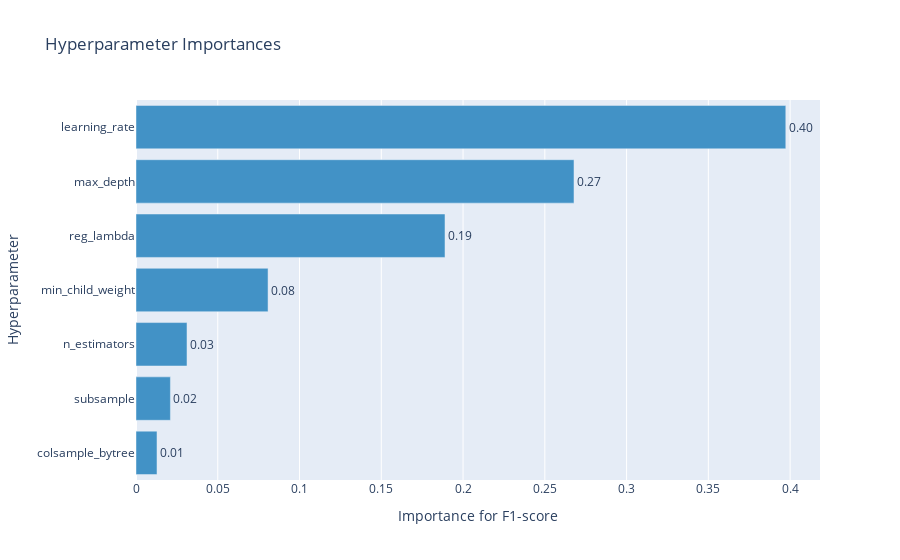

The code cell stored with this chart in its notebook:
### Markdown cell above
O segundo gráfico que traçaremos é um gráfico de barras que representa a importância dos hiperparâmetros de hiperparâmetros cujas combinações foram tentadas durante o processo de otinização. Isso pode nos ajudar a entender quais hiperparâmetros estão contribuindo mais para minimizar/maximizar o valor objetivo.

### Code cell
params_optuna =['learning_rate', 'reg_lambda', 'min_child_weight','max_depth', 
                'colsample_bytree', 'n_estimators', 'subsample']
                
plot_param_importances(study_xgb, params=params_optuna, target_name='F1-score')

### Figure 1 — Plotly figure (JSON) as saved in the notebook; plotly's stock layout.template omitted (floating-point values rounded to 4 significant figures)
{"data": [{"cliponaxis": false, "hovertemplate": ["colsample_bytree (FloatDistribution): 0.012850420144235371<extra></extra>", "subsample (FloatDistribution): 0.02104684702614693<extra></extra>", "n_estimators (IntDistribution): 0.0311940833914762<extra></extra>", "min_child_weight (IntDistribution): 0.080751110705808<extra></extra>", "reg_lambda (IntDistribution): 0.18896142094525478<extra></extra>", "max_depth (IntDistribution): 0.26783446158329066<extra></extra>", "learning_rate (FloatDistribution): 0.39736165620378805<extra></extra>"], "marker": {"color": "rgb(66,146,198)"}, "orientation": "h", "text": ["0.01", "0.02", "0.03", "0.08", "0.19", "0.27", "0.40"], "textposition": "outside", "type": "bar", "x": [0.01285, 0.02105, 0.03119, 0.08075, 0.189, 0.2678, 0.3974], "y": ["colsample_bytree", "subsample", "n_estimators", "min_child_weight", "reg_lambda", "max_depth", "learning_rate"]}], "layout": {"showlegend": false, "title": {"text": "Hyperparameter Importances"}, "xaxis": {"title": {"text": "Importance for F1-score"}}, "yaxis": {"title": {"text": "Hyperparameter"}}}}
